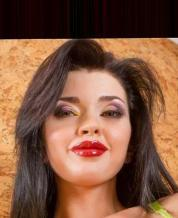
//> input picture dataset/000078.jpg, 178 x 218 px
$ ./stitching ../dataset/000078.jpg ../dataset/000153.jpg   (built with g++ and OpenCV 4)
//> lines starting //> are read from the running program, lines starting //| are printed output that depends on the picture
### src/stitching.h
#ifndef STITCHING_H
#define STITCHING_H

#include <opencv2/opencv.hpp>
#include <vector>
#include <string>

class StitcherSimple {
public:
    StitcherSimple();
    ~StitcherSimple();

    // Charge les images à partir d'un vecteur de chemins
    bool loadImages(const std::vector<std::string>& imagePaths);

    // Execute le processus de "stitching" simple
    bool createPanorama();

    // Affiche le panorama
    void showPanorama(const std::string& windowName = "Panorama") const;

    // Sauvegarde le panorama dans un fichier
    bool savePanorama(const std::string& outputPath) const;

private:
    // Liste des images originales
    std::vector<cv::Mat> images_;

    // Images redimensionnées à la même hauteur
    std::vector<cv::Mat> resizedImages_;

    // Résultat final
    cv::Mat panorama_;

    // Hauteur de référence
    int refHeight_;

    // Méthodes internes
    void computeReferenceHeight();
    void resizeImages();
    void stitchImages();
};

#endif // STITCHING_H

### src/stitching.cpp
#include <opencv2/opencv.hpp>
#include <iostream>
#include <vector>
#include "stitching.h"

using namespace cv;
using namespace std;

StitcherSimple::StitcherSimple() : refHeight_(0) {}

StitcherSimple::~StitcherSimple() {}

bool StitcherSimple::loadImages(const std::vector<std::string>& imagePaths) {
    images_.clear();
    for (const auto& path : imagePaths) {
        cv::Mat img = cv::imread(path);
        if (img.empty()) {
            std::cerr << "Erreur de lecture de l'image: " << path << std::endl;
            return false;
        }
        images_.push_back(img);
    }
    return true;
}

void StitcherSimple::computeReferenceHeight() {
    if (images_.empty()) {
        refHeight_ = 0;
        return;
    }
    refHeight_ = images_[0].rows;
    for (const auto& img : images_) {
        refHeight_ = std::min(refHeight_, img.rows);
    }
}

void StitcherSimple::resizeImages() {
    resizedImages_.clear();
    for (const auto& img : images_) {
        if (img.rows != refHeight_) {
            double scale = static_cast<double>(refHeight_) / img.rows;
            int newWidth = static_cast<int>(img.cols * scale);
            cv::Mat tmp;
            cv::resize(img, tmp, cv::Size(newWidth, refHeight_));
            resizedImages_.push_back(tmp);
        } else {
            resizedImages_.push_back(img);
        }
    }
}

void StitcherSimple::stitchImages() {
    if (resizedImages_.empty()) {
        panorama_ = cv::Mat();
        return;
    }
    int totalWidth = 0;
    for (const auto& img : resizedImages_) {
        totalWidth += img.cols;
    }
    panorama_ = cv::Mat(refHeight_, totalWidth, resizedImages_[0].type(), cv::Scalar::all(0));
    int offsetX = 0;
    for (const auto& img : resizedImages_) {
        cv::Mat roi = panorama_(cv::Rect(offsetX, 0, img.cols, img.rows));
        img.copyTo(roi);
        offsetX += img.cols;
    }
}

bool StitcherSimple::createPanorama() {
    if (images_.size() < 2) {
        std::cerr << "Besoin d'au moins deux images pour créer un panorama." << std::endl;
        return false;
    }
    computeReferenceHeight();
    resizeImages();
    stitchImages();
    return !panorama_.empty();
}

void StitcherSimple::showPanorama(const std::string& windowName) const {
    if (!panorama_.empty()) {
        cv::imshow(windowName, panorama_);
        cv::waitKey(0);
    }
}

bool StitcherSimple::savePanorama(const std::string& outputPath) const {
    if (panorama_.empty()) {
        std::cerr << "Panorama vide, rien à sauvegarder." << std::endl;
        return false;
    }
    return cv::imwrite(outputPath, panorama_);
}

// Fonction main pour utiliser la classe
int main(int argc, char** argv) {
    if (argc < 3) {
        std::cout << "Usage: " << argv[0] << " img1 img2 [img3 ...]" << std::endl;
        return -1;
    }

    std::vector<std::string> paths;
    for (int i = 1; i < argc; ++i) {
        paths.push_back(argv[i]);
    }

    StitcherSimple stitcher;
    if (!stitcher.loadImages(paths)) {
        return -1;
    }
//> in loadImages, img is the input picture: 218 rows x 178 cols, CV_8UC3; mean B, G, R 64.2, 86.7, 128.9

    if (!stitcher.createPanorama()) {
//> in computeReferenceHeight, `refHeight_ = images_[0].rows;`: refHeight_ = 218
//> the loop in computeReferenceHeight, `for (const auto& img : images_)` made 2 passes
//> refHeight_ on passes 1 to 2: 218, 218
//> the loop in resizeImages, `for (const auto& img : images_)` made 2 passes
//> the loop in stitchImages, `for (const auto& img : resizedImages_)` made 2 passes
//> after the loop in stitchImages, `for (const auto& img : resizedImages_)`: totalWidth = 356
//> in stitchImages, `panorama_ = cv::Mat(refHeight_, totalWidth, resizedImages_[0].type(), ..`: panorama_: 218 rows x 356 cols, CV_8UC3; every value is 0
//> after the loop in stitchImages, `for (const auto& img : resizedImages_)`:
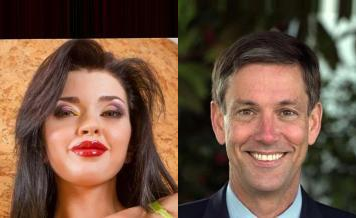
//> panorama_: 218 rows x 356 cols, CV_8UC3; mean B, G, R 65.5, 83.6, 111.8
        return -1;
    }

    stitcher.showPanorama("Panorama OOP");
    if (!stitcher.savePanorama("panorama_oop.jpg")) {
        return -1;
    }

    return 0;
}
